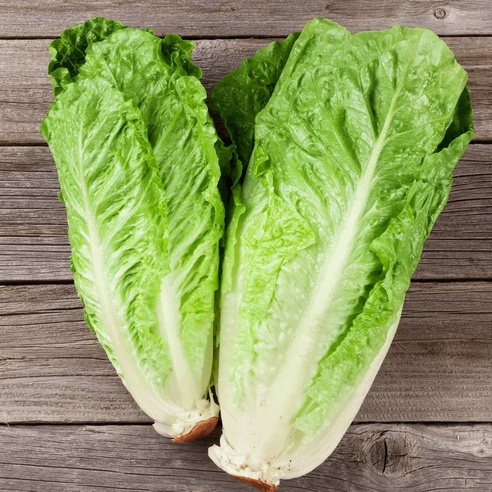
#> input picture lechuga-1392.jpg, 492 x 492 px, shrunk from 1200 x 1200 before the run, found by its file name
$ python ejemplo4-magnitud-gradiente-1392.py
#> lines starting #> are read from the running program, lines starting #| are printed output that depends on the picture
### codigopy-1392/funciones_frecuencia_1392.py
# =====================================================
# ARCHIVO: funciones_frecuencia_1392.py
# PROPÓSITO: Funciones compartidas para procesamiento en frecuencia
# ALUMNO: Daniel Gallegos 1392
# =====================================================
import numpy as np
import cv2
import os
from skimage import data
import matplotlib.pyplot as plt
def cargar_imagen(ruta="lechuga-1392.jpg"):
    """Carga la imagen de la lechuga en escala de grises."""
#> called with ruta = 'lechuga-1392.jpg'
    imagen = cv2.imread(ruta, cv2.IMREAD_GRAYSCALE)
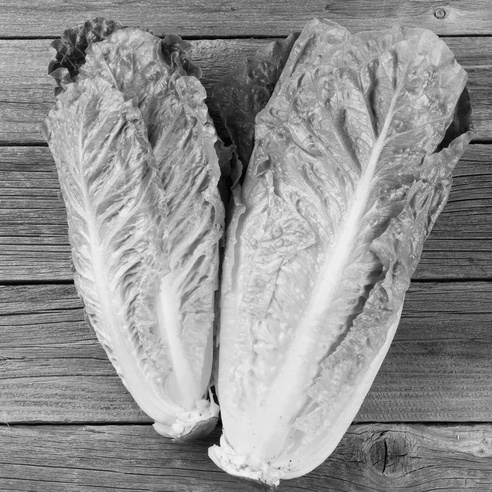
#> imagen: shape (492, 492); min 0, max 246, mean 147.1
    if imagen is None:
        raise FileNotFoundError(f"No se encontró la imagen en: {ruta}")
    return imagen

def obtener_espectro(imagen):
    """Calcula la Transformada de Fourier y devuelve el espectro visualizable."""
    # 1. Transformada de Fourier 2D
    f_transform = np.fft.fft2(imagen)
    # 2. Desplazamiento del origen al centro
    f_shift = np.fft.fftshift(f_transform)
    # 3. Magnitud y escala logarítmica para visualización (evitamos log(0) sumando 1)
    espectro = 20 * np.log(np.abs(f_shift) + 1)
    return espectro

def aplicar_filtro_frecuencia(imagen, kernel):
    """
    Aplica un kernel en el dominio de la frecuencia.
    Se añade un borde de relleno (padding) para evitar artefactos de convolución circular.
    """
    pad_size = 1
    # Rellenar la imagen con un borde reflejado
    imagen_padded = np.pad(imagen, pad_size, mode='reflect')
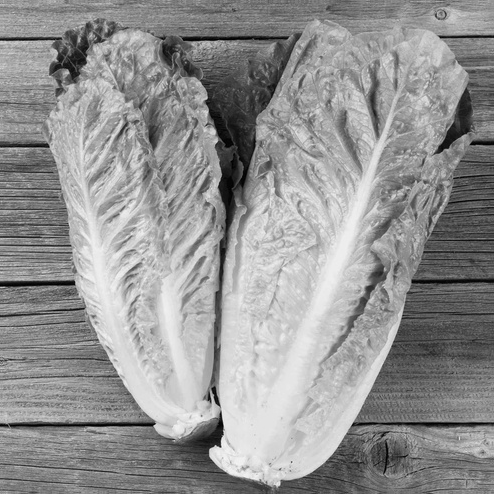
#> imagen_padded: shape (494, 494); min 0, max 246, mean 146.9
    rows, cols = imagen_padded.shape
#> rows = 494; cols = 494

    # Crear un kernel del mismo tamaño que la imagen, centrado en ceros
    kernel_padded = np.zeros((rows, cols), dtype=np.float32)
    k_rows, k_cols = kernel.shape
    start_r = (rows - k_rows) // 2
#> start_r = 245
    start_c = (cols - k_cols) // 2
#> start_c = 245
    kernel_padded[start_r:start_r+k_rows, start_c:start_c+k_cols] = kernel

    # Mover el centro del kernel al origen (esquina superior izquierda) para la FFT
    kernel_padded_shifted = np.fft.ifftshift(kernel_padded)

    # Transformada de Fourier de la imagen y del kernel
    fft_img = np.fft.fft2(imagen_padded)
    fft_ker = np.fft.fft2(kernel_padded_shifted)

    # Multiplicación en el dominio de la frecuencia (Teorema de la Convolución)
    resultado_fft = fft_img * fft_ker

    # Regresar al dominio espacial con la Transformada Inversa
    resultado_complejo = np.fft.ifft2(resultado_fft)
    resultado_real = np.real(resultado_complejo)

    # Quitar el píxel de relleno añadido al principio
    return resultado_real[pad_size:-pad_size, pad_size:-pad_size]

def normalizar_visualizacion(imagen):
    """Convierte una respuesta de filtro (con valores negativos/positivos) a 0-255."""
    imagen_abs = np.abs(imagen)
    imagen_normalizada = cv2.normalize(
        imagen_abs, None, 0, 255, cv2.NORM_MINMAX
    )
    return imagen_normalizada.astype(np.uint8)

def guardar_grafica(figura, nombre_archivo):
    """Guarda una figura de matplotlib dentro de la carpeta resultados-img-1392."""
    carpeta = "resultados-img-1392"
    os.makedirs(carpeta, exist_ok=True)
    ruta = os.path.join(carpeta, nombre_archivo)
    figura.savefig(ruta, dpi=150, bbox_inches="tight")
    print(f"✅ Imagen guardada correctamente en: {ruta}")
# ALUMNO: Daniel Gallegos NC 1392

### codigopy-1392/ejemplo4-magnitud-gradiente-1392.py
# =====================================================
# EJEMPLO 4: MAGNITUD DEL GRADIENTE (SOBEL X + SOBEL Y)
# =====================================================
import numpy as np
import matplotlib.pyplot as plt
from funciones_frecuencia_1392 import (
    cargar_imagen,
    obtener_espectro,
    aplicar_filtro_frecuencia,
    normalizar_visualizacion,
    guardar_grafica
)

# 1. Cargar imagen original
imagen = cargar_imagen()

# 2. Definir kernels
sobel_x = np.array([[-1, 0, 1], [-2, 0, 2], [-1, 0, 1]], dtype=np.float32)
sobel_y = np.array([[-1, -2, -1], [0, 0, 0], [1, 2, 1]], dtype=np.float32)

# 3. Aplicar ambos filtros en frecuencia
resultado_x = aplicar_filtro_frecuencia(imagen, sobel_x)
resultado_y = aplicar_filtro_frecuencia(imagen, sobel_y)
#> in aplicar_filtro_frecuencia (call 2), `return resultado_real[pad_size:-pad_size, pad_size:-pad_size]`:
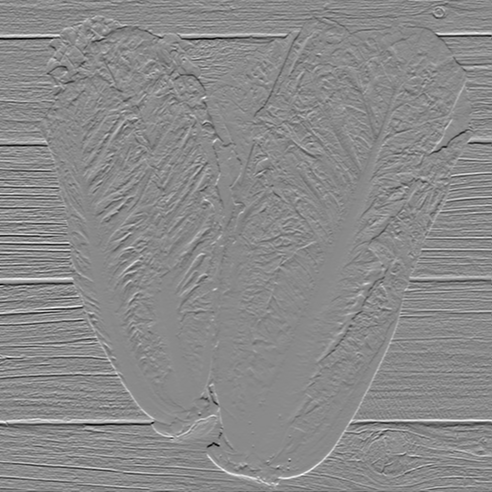
#> returned value: shape (492, 492) float64; min -748, max 633, mean 0.2; drawn with min black and max white

# 4. Calcular la magnitud del gradiente: G = sqrt(Gx^2 + Gy^2)
# Nota: Usamos los resultados crudos (antes de normalizar) para la operación matemática correcta
magnitud_gradiente = np.sqrt(resultado_x**2 + resultado_y**2)
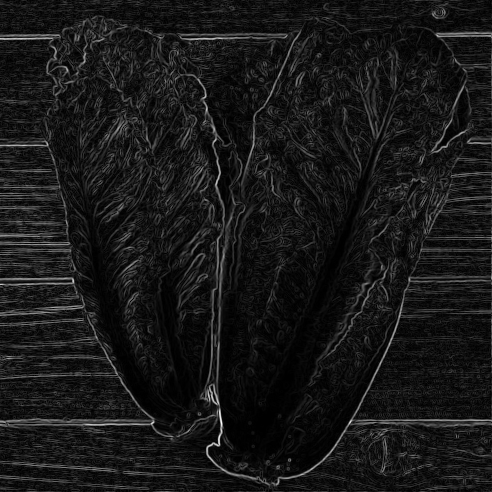
#> magnitud_gradiente: shape (492, 492) float64; min 8.23e-15, max 938.2, mean 88.3; drawn with min black and max white

# 5. Normalizar todas las respuestas para visualización
img_x_norm = normalizar_visualizacion(resultado_x)
img_y_norm = normalizar_visualizacion(resultado_y)
#> in normalizar_visualizacion (call 2), `imagen_abs = np.abs(imagen)`:
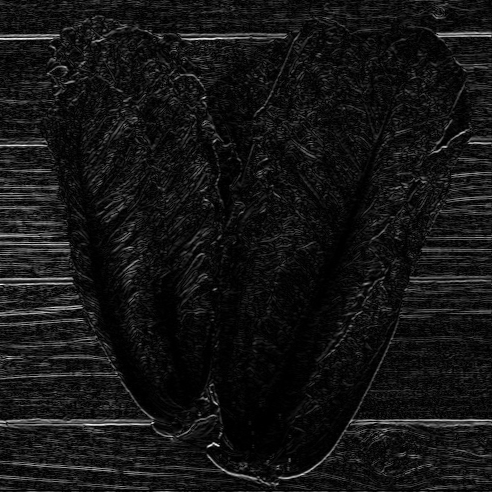
#> imagen_abs: shape (492, 492) float64; min 0, max 748, mean 60.7; drawn with min black and max white
img_mag_norm = normalizar_visualizacion(magnitud_gradiente)

# 6. Calcular espectros para visualización comparativa
espectro_x = obtener_espectro(resultado_x)
#> in obtener_espectro, `espectro = 20 * np.log(np.abs(f_shift) + 1)`:
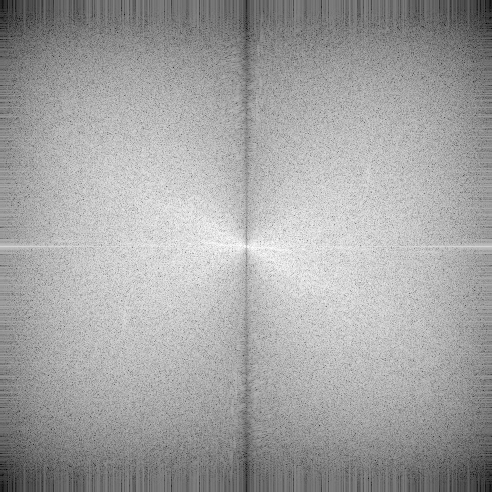
#> espectro: shape (492, 492) float64; min 6.06, max 264.2, mean 171.6; drawn with min black and max white
espectro_y = obtener_espectro(resultado_y)
#> in obtener_espectro (call 2), `espectro = 20 * np.log(np.abs(f_shift) + 1)`:
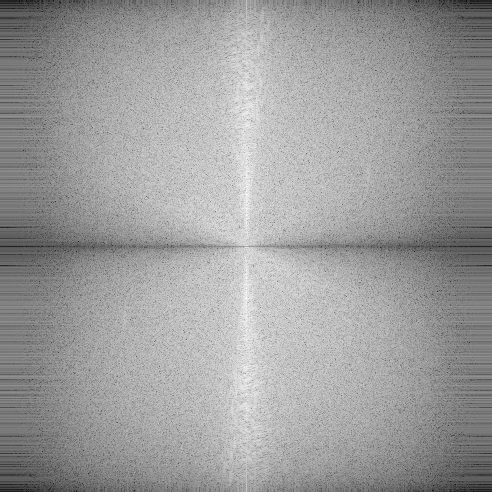
#> espectro: shape (492, 492) float64; min 5.01, max 280.4, mean 174.3; drawn with min black and max white

# 7. Mostrar los 6 resultados en una cuadrícula de 2x3
figura, ejes = plt.subplots(2, 3, figsize=(18, 10))

# Fila 1: Imagen original y Espectros
ejes[0, 0].imshow(imagen, cmap="gray")
ejes[0, 0].set_title("1. Imagen Original")
ejes[0, 0].axis("off")

ejes[0, 1].imshow(espectro_x, cmap="gray")
ejes[0, 1].set_title("2. Espectro Sobel X")
ejes[0, 1].axis("off")

ejes[0, 2].imshow(espectro_y, cmap="gray")
ejes[0, 2].set_title("3. Espectro Sobel Y")
ejes[0, 2].axis("off")

# Fila 2: Respuestas espaciales y Magnitud
ejes[1, 0].imshow(img_x_norm, cmap="gray")
ejes[1, 0].set_title("4. Respuesta Sobel X (Verticales)")
ejes[1, 0].axis("off")

ejes[1, 1].imshow(img_y_norm, cmap="gray")
ejes[1, 1].set_title("5. Respuesta Sobel Y (Horizontales)")
ejes[1, 1].axis("off")

ejes[1, 2].imshow(img_mag_norm, cmap="gray")
ejes[1, 2].set_title("6. Magnitud del Gradiente (Todos los bordes)")
ejes[1, 2].axis("off")

plt.tight_layout()
guardar_grafica(figura, "04_comparacion_magnitud_gradiente.png")
plt.show()
